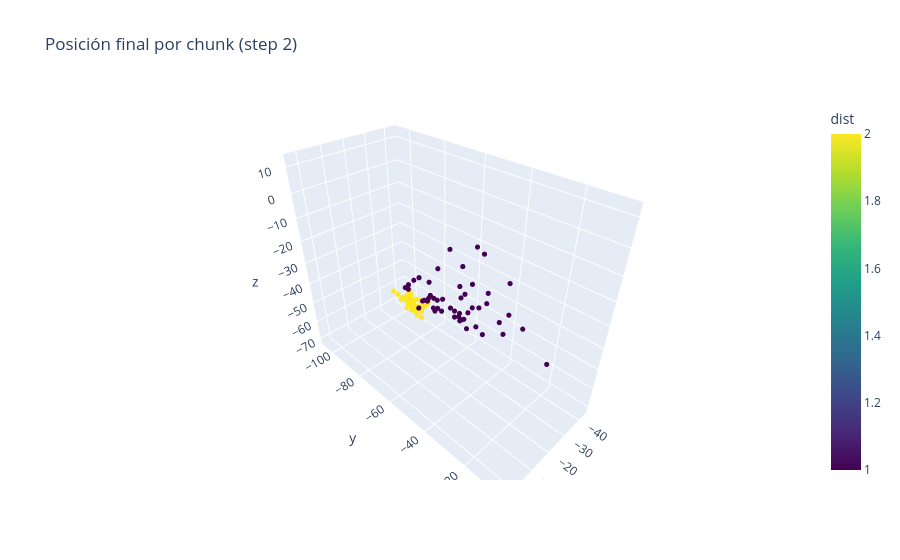

Notebook source saved alongside this figure:
### Code cell
import plotly.express as px

summed = Dataset(archivo=archivo).filter_by_step(step).filter_only_last_vector().sum_by_chunk().data

fig = px.scatter_3d(summed, x="x", y="y", z="z",
                    color="dist",
                    color_continuous_scale="Viridis",
                    title=f"Posición final por chunk (step {step})")

fig.update_traces(marker=dict(size=3))
fig.show()
